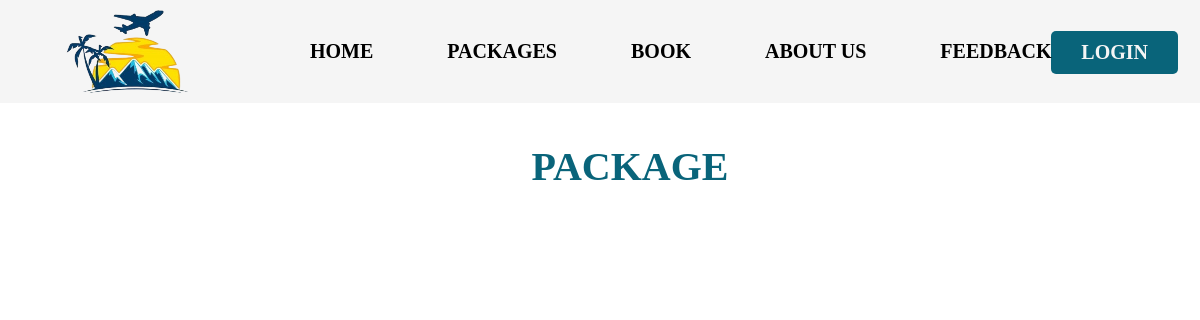
The page /package.php on the database as committed earlier.
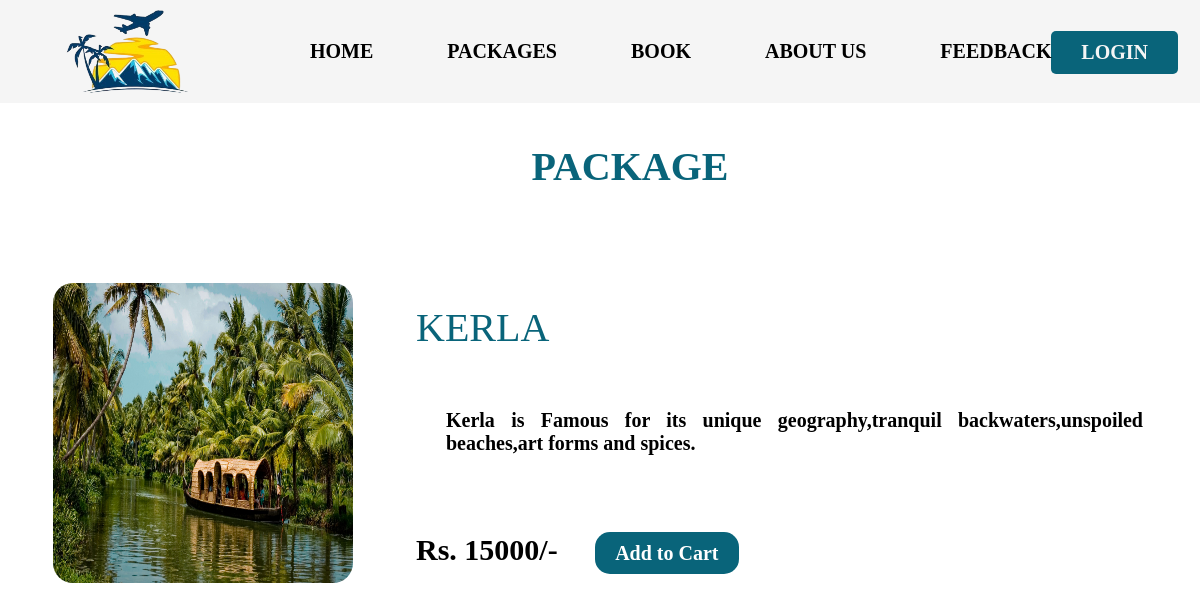
The same page on the database as committed later.
### tables this page shows
CREATE TABLE `package` (
  `id` int(15) NOT NULL,
  `pnm` varchar(200) NOT NULL,
  `img` varchar(500) NOT NULL,
  `des` varchar(800) NOT NULL,
  `price` varchar(100) NOT NULL,
  `uid` varchar(50) NOT NULL
);

### package.php (the view, shortened to what this page needs)
<?php
    include("connect.php");
?>
<html>
    <head>
        <link rel="stylesheet" href="package.css">
    </head>
    <body>
    <?php include('header.php');?>
	<div class="cont">
<table align="center">
	<h3 align="center">PACKAGE</h3>
<?php
	$q = mysqli_query($cn,"select * from package");
	while($r = mysqli_fetch_array($q))
	{
		echo "<form method='POST' action='#' name='f1'>";
		echo "<table class='tab'>";
		echo "<tr><td class='photo1' rowspan='3'><img src='".$r["img"]."'></td>";
		echo "<td class='head'>".$r[1]."</td><td></td></tr>";
		echo "<tr><td  class='des'><h4 align='jusitfy'>".$r[3]."</h4></td></tr>";
		echo "<tr><td class='price'>Rs. ".$r[4]."/- <a href='login.php' class='addtocart'>Add to Cart</a></td></tr>";
	}
?>
</table></center>
</div>
</body>
</html>

### header.php (shortened to what this page needs)
<html>
<head>
<link rel="stylesheet" href="header.css">
</head>
<body>
    <div class="back">
        <img class="logo" src="L2.png">
        <a href="index.php">HOME</a>
        <a href="package.php">PACKAGES</a>
        <a href="login.php">BOOK</a>
        <a href="about.php">ABOUT US</a>
        <a href="feedback.php">FEEDBACK</a>
    </div>
<a href="login.php" class="lbtn">LOGIN</a>
</body>

### package.css (style rules this page uses)
.photo1 img { height: 300px; width: 300px; border-radius: 20px; margin-right: 30px; text-align: center; }
.des { font-family: Cambria Math; padding-left: 60px; font-size: 20px; font-weight: bold; margin-left: 30px; text-align: justify; }
.head { padding-left: 30px; margin-left: 30px; font-size: 40px; color: #09647a; font-family: Cambria Math; }
.price { padding-left: 30px; padding-right: 20px; margin-left: 30px; font-size: 30px; font-weight: bold; font-family: Cambria Math; }
.addtocart { border-radius: 15px; background-color: #09647a; color: white; font-family: Cambria Math; font-weight: bold; font-size: 20px; text-decoration: none; }
.tab { margin: 50px; }
h3 { font-size: 40px; font-weight: bold; font-family: Cambria Math; color: #09647a; margin-right: 200px; }

### header.css (style rules this page uses)
body { margin: 0px; }
.logo { height: 250px; width: 250px; float: left; margin: -95px 0px 0px 0px; }
.back { background-color: whitesmoke; padding: 40px 10px 40px 10px; }
a { text-decoration: none; font-size: 20px; margin-left: 30px; font-family: Cambria Math; color: black; font-weight: bold; padding: 10px 20px 10px 20px; }
.lbtn { float: right; margin-top: -72px; margin-right: 22px; padding: 10px 30px 10px 30px; border-radius: 5px; background-color: #09647a; color: whitesmoke; }

### package.php (style rules this page uses)
.cont { margin-top:3% }

Rows that differ between the two databases and show on the page:
added package: img (picture), pnm "KERLA", des "Kerla is Famous for its unique geography,tranquil backwaters,unspoiled beaches,art forms and spices.", price "15000"
